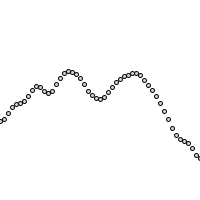
Frame 1 (no input)
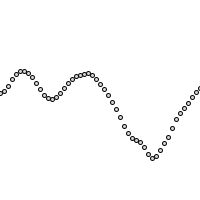
Frame 60 (the mouse pressed at the canvas centre just before this capture)
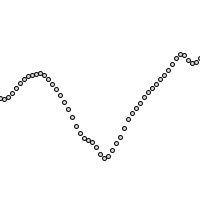
Frame 120 (the mouse held since frame 60 and released just before this capture)

The Processing sketch that drew these frames (run headless with seeded random() and noise(); from frame 60 on, the mouse is pressed at the canvas centre):

// Processing sketch: e09
// ── e09.pde
float startPosition = 0;

void setup() {
  size(200,200);
}

void draw() {
  background(255);
  
  stroke(0);
  fill(175,255/2);
  
  float pos = startPosition;
  for (int x = 0; x <= width; x += 4) {
    float y = map(noise(pos),0,1,0,height);
    ellipse(x,y,4,4);
    pos += 0.04;
  }
  
  startPosition += 0.008;
}
